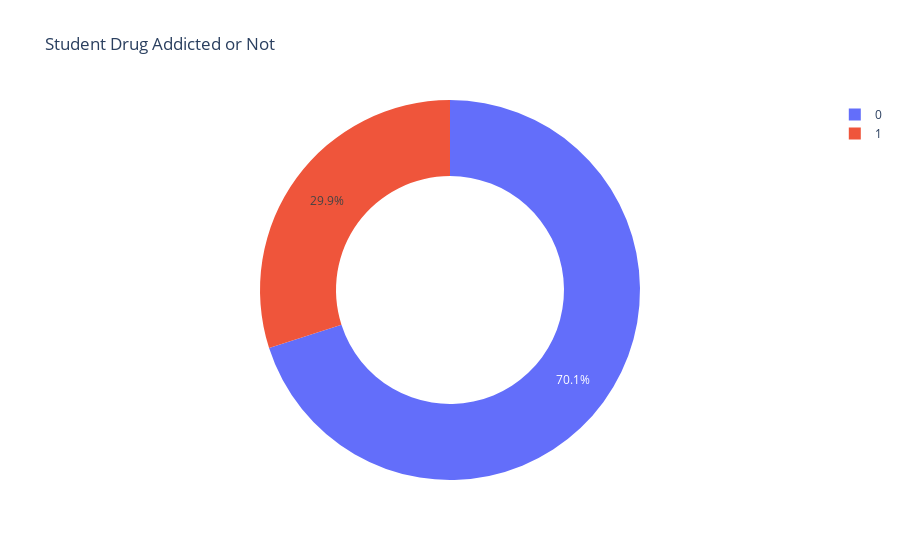

The code cell stored with this chart in its notebook:
### Code cell
# Check dataset balance or not
lable_status = df['Addiction_Class'].value_counts()

# Draw pie chart
unique_data = lable_status.index
total_quantity = lable_status.values

figure = px.pie(df,
                values=total_quantity,
                names=unique_data, hole=0.60,
                title="Student Drug Addicted or Not")
figure.show()

### Figure 1 — Plotly figure (JSON) as saved in the notebook; plotly's stock layout.template omitted (floating-point values rounded to 4 significant figures)
{"data": [{"domain": {"x": [0, 1], "y": [0, 1]}, "hole": 0.6, "hovertemplate": "label=%{label}<br>value=%{value}<extra></extra>", "labels": [0, 1], "legendgroup": "", "name": "", "showlegend": true, "type": "pie", "values": [35270, 15072]}], "layout": {"legend": {"tracegroupgap": 0}, "title": {"text": "Student Drug Addicted or Not"}}}
